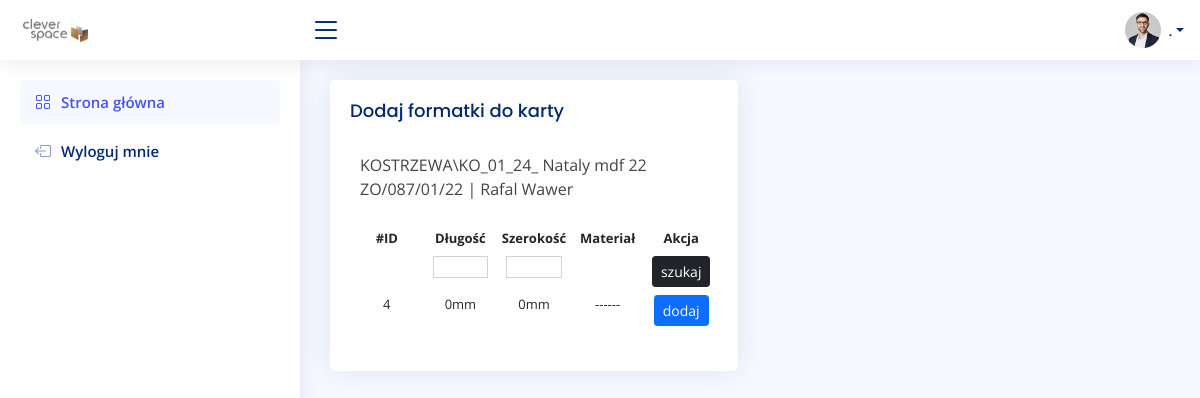
Before: /stock/production/7/filter with the older database file.
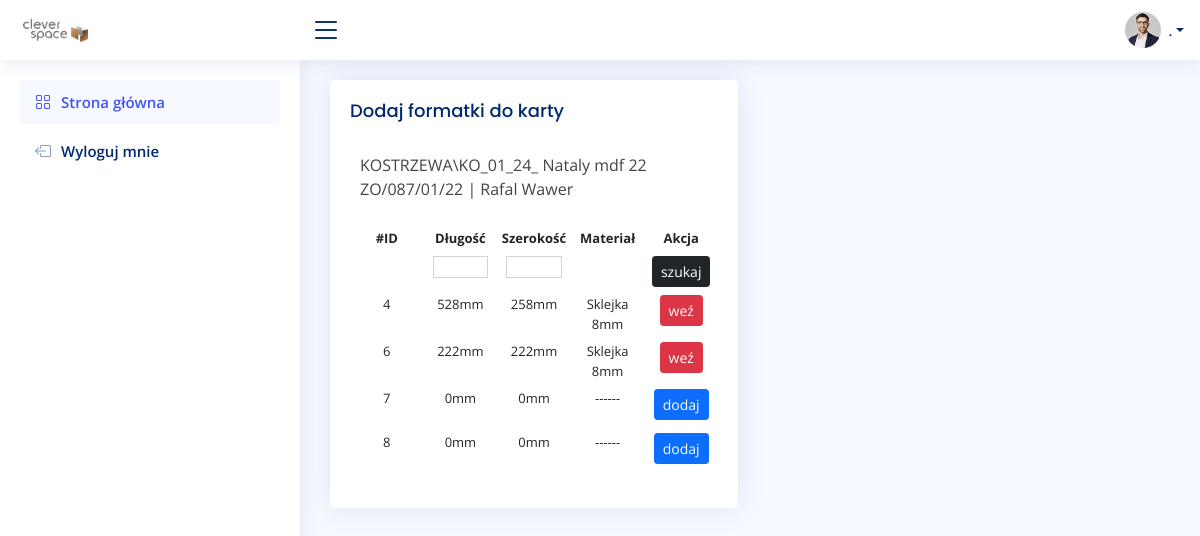
After: the same page with the newer database file.
### stock/models.py (models this page shows, shortened)
class Stock(models.Model):
    length = IntegerRangeField(min_value=50, max_value=2800, null=True)
    width = IntegerRangeField(min_value=50, max_value=2070, null=True)
    material = models.ForeignKey(Material, null=False, on_delete=models.CASCADE, related_name="stocks")

### order/models.py (models this page shows, shortened)
class Material(models.Model):
    short_name = models.CharField(max_length=255, blank=False, null=True)
    name = models.CharField(max_length=255, blank=False, null=True)
    quantity = models.SmallIntegerField(default=0, blank=False, null=True)
    material_area = models.DecimalField(default=Decimal('5.796'), decimal_places=4, blank=False, max_digits=10)
    class Meta:
        verbose_name = "materiał"
        verbose_name_plural = "materiały"
    def __str__(self):
        return self.short_name

### stock/views.py (the view)
# urls.py: path('production/<int:id>/filter', views.ProductionStockFilter, name='production-filter'),
def ProductionStockFilter(request, id):
    productionMaterial = ProductionMaterial.objects.get(id=id)
    productionStocks = productionMaterial.stocks.all()
    f = StockFilter(request.GET, queryset=Stock.objects.filter(material=productionMaterial.material))
    ctx = {
        'material': productionMaterial,
        'stocks': productionStocks,
        'filter': f,
    }
    return render(request, 'stock/produciton_stock_filter.html', ctx)

### stock/models.py (called while the page is built)
    def __str__(self):
        return "{} | {} {}".format(self.order, self.user.first_name, self.user.last_name)

### stock/templates/stock/produciton_stock_filter.html
{% extends 'main.html' %}
{% load static %}
{% block content %}
<div class="row">
  <div class="col-sm-6">
    <div class="card recent-sales">
      <div class="card-body">
        <h5 class="card-title">Dodaj formatki do karty</h5>
       <div class="dataTable-top">
        <p> {{ material.production }} </p>
       </div>
       <div class="table-responsive">
        <table class="table table-borderless table-hover table-sm">
          {% include 'stock/search.html' %}
          <thead>
            <tr>
              <th scope="col">#ID</th>
              <th scope="col">Długość</th>
              <th scope="col">Szerokość</th>
              <th scope="col">Materiał</th>
              <th scope="col">Akcja</th>
            </tr>
          </thead>
          <tbody>
            {% for stock in filter.qs %}
            <tr>
              <td scope="row">{{ stock.id }}</td>
              <td>{{ stock.length }}mm</td>
              <td>{{ stock.width }}mm</td>
              {% if stock.length == 0 %}
              <td><p>------</p></td>
              {% else %}
              <td>{{ stock.material }}</td>
              {% endif %}
              <td>
                {% if stock.length == 0 %}
                <a href="{% url 'add-stock' stock.id %}"><button type="button" class="btn btn-primary btn-sm">dodaj</button></a>
                {% else %}
                <a href="{% url 'take-stock' material.id stock.id %}"><button type="sumbit" class="btn btn-danger btn-sm" name="take">weź</button></a>
                {% endif %}
              </td>
            </tr>
            {% endfor %}
          </tbody>
        </table>
      </div>
      </div>
    </div>
  </div>
</div>
{% endblock %}

Changed rows visible on the page:
changed Stock id 4: length "0" → "528"; width "0" → "258"; material (not shown) → "Sklejka 8mm"; length "------ dodaj" → "weź"
added Stock: id "6", length "222", width "222", material "Sklejka 8mm", shows "weź"
added Stock: id "7", length "0", width "0", shows "dodaj"
added Stock: id "8", length "0", width "0", shows "dodaj"
